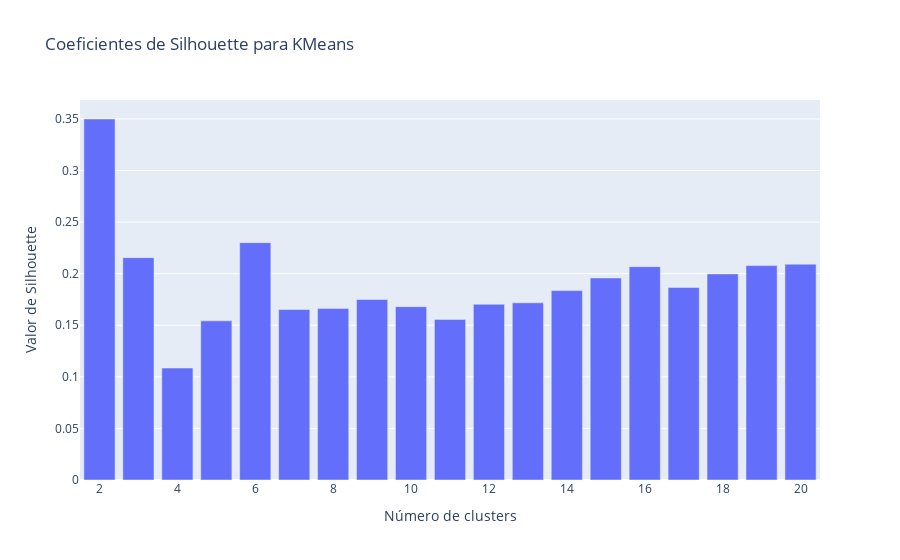

The cell this chart's notebook holds for it:
### Code cell
figura = go.Figure()
figura.add_trace(go.Bar(x=rango,
                            y=sil_kmeans,
                            )).update_layout(title='Coeficientes de Silhouette para KMeans ',
                            xaxis_title='Número de clusters',
                            yaxis_title='Valor de Silhouette'
                                             )
figura.show()

### Figure 1 — Plotly figure (JSON) as saved in the notebook; plotly's stock layout.template omitted (floating-point values rounded to 4 significant figures)
{"data": [{"type": "bar", "x": [2, 3, 4, 5, 6, 7, 8, 9, 10, 11, 12, 13, 14, 15, 16, 17, 18, 19, 20], "y": [0.3499, 0.2155, 0.1085, 0.1543, 0.2301, 0.1653, 0.1662, 0.175, 0.168, 0.1557, 0.1703, 0.1717, 0.1836, 0.1958, 0.2068, 0.1867, 0.1998, 0.2078, 0.2092]}], "layout": {"title": {"text": "Coeficientes de Silhouette para KMeans "}, "xaxis": {"title": {"text": "Número de clusters"}}, "yaxis": {"title": {"text": "Valor de Silhouette"}}}}
